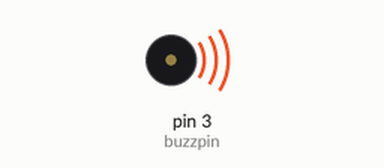
Simulated run of this sketch. Board: Arduino Uno, built with avr-gcc and run on an emulated ATmega328P. On the bench: buzzer (waves = sounding).

Above: at 0.7 s.
At 25.61 s:
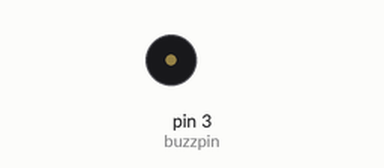
Timing chart, 0 to 27.4 s (numbered marks = the images above):
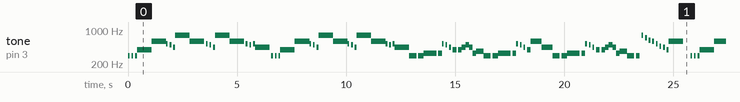

Measured:
- by itself, tone on pin 3 (buzzpin): plays 294 Hz for 0.08 s, 294 Hz for 0.08 s, 294 Hz for 0.08 s, 392 Hz for 0.67 s, 587 Hz for 0.67 s, 523 Hz for 0.08 s … (430 notes in this stretch)

The sketch:

Buzztest.ino
```cpp
int buzzpin = 3;

int C1 =  261;
int Db1 =  277;
int D1 = 294;
int Eb1 =  311;
int E1 =  330;
int F1 = 349;
int Gb1 = 370;
int G1 = 392;
int Ab1 = 415;
int nA1 = 440;
int Bb1 = 466;
int nB1 =  494;
int C2 = 523;
int D2 = 587;
int Eb2 = 622;
int E2 =  659;
int F2 =  698;
int Gb2 = 740;
int G2 =  784;
int Ab2 =  831;
int nA2 =  880;
int Bb2 = 932;
int nB2 =  988;
int C3 =  1047;

void setup() {
  pinMode(buzzpin,OUTPUT);

}

void tickboom()
{
  int freq = 5000;
  for (int i = 1000; i > 0; i=i*.75)
{
tone(buzzpin,freq,100);

delay(i);
if (i < 200)
{
 for (int j = 1; j < 10; j++)
 {
  tone(buzzpin,freq,i/2);
  delay(i);
 }
 tone(buzzpin,50,5000);
 delay(5000);
 return;
}
}
}


void scale()
{
  tone(buzzpin,C1,500);
  delay(500);
 // tone(buzzpin,Db1,500);
 //delay(500);
  tone(buzzpin,D1,500);
  delay(500);
 // tone(buzzpin,Eb1,500);
  //delay(500);
  tone(buzzpin,E1,500);
  delay(500);
  tone(buzzpin,F1,500);
  delay(500);
  //tone(buzzpin,Gb1,500);
  //delay(500);
  tone(buzzpin,G1,500);
  delay(500);
  //tone(buzzpin,Ab1,500);
  //delay(500);
  tone(buzzpin,nA1,500);
  delay(500);
  //tone(buzzpin,Bb1,500);
  //delay(500);
  tone(buzzpin,nB1,500);
  delay(500);
  tone(buzzpin,C2,500);
  delay(500);
}

void playsong()
{
  int StarWars[] = {
    D1,1,
    0,1,
    D1,1,
    0,1,
    D1,1,
    G1,8,
    D2,8,
    C2,1,
    0,1,
    nB1,1,
    0,1,
    nA1,1,
    G2,8,
    D2,8,
    0,1,
    C2,1,
    0,1,
    nB1,1,
    0,1,
    nA1,1,
    G2,8,
    D2,8,
    0,1,
    C2,1,
    0,1,
    nB1,1,
    0,1,
    C2,1,
    nA1,8,
    0,1,
    D1,1,
    0,1,
    D1,1,
    0,1,
    D1,1,
    G1,8,
    D2,8,
    C2,1,
    0,1,
    nB1,1,
    0,1,
    nA1,1,
    G2,8,
    D2,8,
    C2,1,
    0,1,
    nB1,1,
    0,1,
    nA1,1,
    G2,8,
    D2,8,
    C2,1,
    0,1,
    nB1,1,
    0,1,
    C2,1,
    nA1,8,
    //
    D1,4,
    0,1,
    D1,3,
    E1,7,
    0,1,
    E1,2,
    C2,1,
    0,1,
    nB1,1,
    0,1,
    nA1,1,
    0,1,
    G1,2,
    0,1,
    G1,2,
    nA1,2,
    nB1,2,
    nA1,2,
    E1,2,
    Gb1,4,
    //
    D1,4,
    0,1,
    D1,3,
    E1,7,
    0,1,
    E1,2,
    C2,1,
    0,1,
    nB1,1,
    0,1,
    nA1,1,
    0,1,
    G1,2,
    D2,6,
    nA1,6,
    //
    D1,4,
    0,1,
    D1,3,
    E1,7,
    0,1,
    E1,2,
    C2,1,
    0,1,
    nB1,1,
    0,1,
    nA1,1,
    0,1,
    G1,2,
    0,1,
    G1,2,
    nA1,2,
    nB1,2,
    nA1,2,
    E1,2,
    Gb1,4,
    //113
    D1,4,
    0,1,
    D1,2,
    0,1,
    G2,1,
    0,1,
    F2,1,
    0,1,
    Eb2,1,
    0,1,
    D2,1,
    0,1,
    C2,1,
    0,1,
    Bb1,1,
    0,1,
    nA1,1,
    0,1,
    G1,1,
    D2,8,
    0,4,
    //134
    D1,1,
    0,1,
    D1,1,
    0,1,
    D1,1,
    G1,8,
    D2,8,
    C2,1,
    0,1,
    nB1,1,
    0,1,
    nA1,1,
    G2,8,
    D2,8,
    0,1,
    C2,1,
    0,1,
    nB1,1,
    0,1,
    nA1,1,
    G2,8,
    D2,8,
    0,1,
    C2,1,
    0,1,
    nB1,1,
    0,1,
    C2,1,
    nA1,8,
    D1,1,
    0,1,
    D1,1,
    0,1,
    D1,1,
    G1,8,
    D2,8,
    C2,1,
    0,1,
    nB1,1,
    0,1,
    nA1,1,
    G2,8,
    D2,8,
    0,1,
    C2,1,
    0,1,
    nB1,1,
    0,1,
    nA1,1,
    G2,8,
    D2,8,
    0,1,
    C2,1,
    0,1,
    nB1,1,
    0,1,
    C2,1,
    nA1,8,
    //192
    D1,4,
    0,1,
    D1,2,
    0,1,
    G2,1,
    0,1,
    F2,1,
    0,1,
    Eb2,1,
    0,1,
    D2,1,
    0,1,
    C2,1,
    0,1,
    Bb1,1,
    0,1,
    nA1,1,
    0,1,
    G1,1,
    D2,4,
    0,1,
    G1,2,
    0,1,
    G1,2,
    0,1,
    G1,2,
    0,1,
    G1,4

    };
  int msize = 219*2;
  double bpm = 45;
  double beatlength = (((1/bpm)/16)*60)*1000;

  for (int i = 0; i < msize; i = i+2)
  {
    int freq = StarWars[i];
    int beats = StarWars[i+1];
    int blength = beats*beatlength;
    if(freq == 0)
    {

      noTone(buzzpin);
      delay(blength);
    }
    else
    {
    tone(buzzpin,freq);
    delay(blength);
    }
  }
  }

void loop() {

playsong();

}
```
